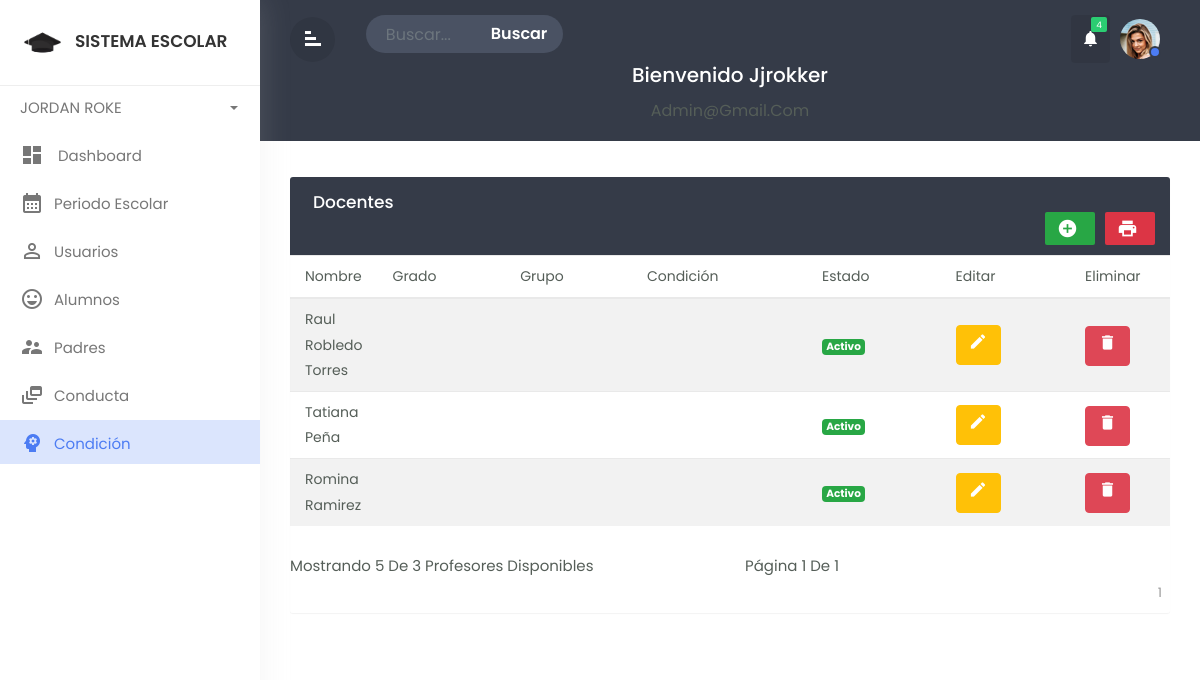
The app's page /Views/teachers/mostrar (signed in) with its own data.
### tables this page shows
CREATE TABLE `teachers` (
  `idtea` int(11) NOT NULL,
  `dnite` char(8) NOT NULL,
  `nomte` varchar(35) NOT NULL,
  `sexte` varchar(15) NOT NULL,
  `correo` varchar(30) NOT NULL,
  `telet` char(9) NOT NULL,
  `foto` varchar(100) NOT NULL,
  `usuario` varchar(25) NOT NULL,
  `clave` varchar(255) NOT NULL,
  `rol` char(1) NOT NULL,
  `state` char(1) NOT NULL,
  `fere` timestamp NOT NULL DEFAULT current_timestamp() ON UPDATE current_timestamp()
);

### Views/teachers/mostrar.php (the view, shortened to what this page needs)
<!doctype html>
<html lang="en">
  <head>
        <link rel="stylesheet" href="../../Assets/css/bootstrap-1.min.css">
        <link rel="stylesheet" href="../../Assets/css/custom.css">
       <link href="https://cdn.datatables.net/1.12.1/css/jquery.dataTables.min.css" rel="stylesheet">
        <link href="../../Assets/css/font-awesome.min.css" rel="stylesheet" />
        <link rel="stylesheet" type="text/css" href="https://cdnjs.cloudflare.com/ajax/libs/twitter-bootstrap/4.5.0/js/bootstrap.min.js.map">
  </head>
  <body>
<div class="wrapper">
        <nav id="sidebar">
            <div class="sidebar-header">
                <h3><img src="../../Assets/img/logo.png" class="img-fluid"/><span>Sistema escolar</span></h3>
            </div>
            <ul class="list-unstyled components">
<li class="dropdown">
                    <a href="#pageSubmenu3" data-toggle="collapse" aria-expanded="false"
          class="dropdown-toggle">
          <span><?php echo ucfirst($_SESSION['nombre']); ?></span></a>
                </li>
			<li  class="">
                    <a href="../admin/pages-admin.php" class="dashboard"><i class="material-icons">dashboard</i>
					<span>Dashboard</span></a>
      </li>
               <li class="">
                    <a href="../period/mostrar"><i class="material-icons">calendar_month</i><span>Periodo escolar</span></a>
                </li>
				 <li  class="">
                    <a href="../users/mostrar"><i class="material-icons">person_outline</i><span>Usuarios
					</span></a>
                </li>
                <li  class="">
                    <a href="../students/mostrar"><i class="material-icons">sentiment_very_satisfied</i><span>Alumnos
                    </span></a>
                </li>
                <li  class="">
                    <a href="../fathers/mostrar"><i class="material-icons">supervisor_account</i><span>Padres
                    </span></a>
                </li>
                <li  class="">
                    <a href="../subgrade/mostrar"><i class="material-icons">dynamic_feed</i><span>Conducta
                    </span></a>
                </li>
                <li  class="active">
                    <a href="../teachers/mostrar"><i class="material-icons">psychology</i><span>Condición
                    </span></a>
                </li>
            </ul>
        </nav>
		<div id="content">
		   <div class="top-navbar">
		      <div class="xp-topbar">
                <div class="row">
                    <div class="col-2 col-md-1 col-lg-1 order-2 order-md-1 align-self-center">
                        <div class="xp-menubar">
                               <span class="material-icons text-white">signal_cellular_alt
							   </span>
                         </div>
                    </div>
                    <div class="col-md-5 col-lg-3 order-3 order-md-2">
                        <div class="xp-searchbar">
                            <form>
                                <div class="input-group">
                                  <input type="search" class="form-control"
								  placeholder="Buscar...">
                                  <div class="input-group-append">
                                    <button class="btn" type="submit"
									id="button-addon2">Buscar</button>
                                  </div>
                                </div>
                            </form>
                        </div>
                    </div>
                    <div class="col-10 col-md-6 col-lg-8 order-1 order-md-3">
                        <div class="xp-profilebar text-right">
							 <nav class="navbar p-0">
                        <ul class="nav navbar-nav flex-row ml-auto">
                            <li class="dropdown nav-item active">
                                <a href="#" class="nav-link" data-toggle="dropdown">
                                   <span class="material-icons">notifications</span>
								   <span class="notification">4</span>
                               </a>
                            </li>
                            <li class="nav-item dropdown">
                                <a class="nav-link" href="#" data-toggle="dropdown">
								<img src="../../Assets/img/user.jpg" style="width:40px; border-radius:50%;"/>
								<span class="xp-user-live"></span>
								</a>
                            </li>
                        </ul>
            </nav>
                        </div>
                    </div>
                </div>
            </div>
		     <div class="xp-breadcrumbbar text-center">
                <h4 class="page-title">Bienvenido&nbsp;<?php echo ucfirst($_SESSION['usuario']); ?></h4>
                  <ol class="breadcrumb">
                    <li class="breadcrumb-item"><?php echo ucfirst($_SESSION['correo']); ?></li>
                  </ol>
            </div>
		   </div>
            <div class="main-content">
              <div class="row">
                <div class="col-md-12">
                <div class="table-wrapper">
    <div class="table-title">
      <div class="row">
        <div class="col-sm-6 p-0 d-flex justify-content-lg-start justify-content-center">
          <h2 class="ml-lg-2">Docentes</h2>
        </div>
        <div class="col-sm-12 p-0 d-flex justify-content-lg-end justify-content-center">
          <a href="#addEmployeeModal" class="btn btn-success" data-toggle="modal">
          <i class="material-icons">&#xE147;</i> </a>
          <a href="plantilla.php" class="btn btn-danger">
          <i class="material-icons">print</i> </a>
        </div>
      </div>
    </div>
    <?php
 require '../../Config/config.php';
  $productosPorPagina = 5;
        $pagina = 1;
        $limit = $productosPorPagina;
        $offset = ($pagina - 1) * $productosPorPagina;
        $sentencia = $connect->query("SELECT count(*) AS conteo FROM teachers;");
    $conteo = $sentencia->fetchObject()->conteo;
    $paginas = ceil($conteo / $productosPorPagina);
    $sentencia = $connect->prepare("SELECT * FROM teachers LIMIT ? OFFSET ?");
    $sentencia->execute([$limit, $offset]);
    $productos = $sentencia->fetchAll(PDO::FETCH_OBJ);
       ?>
    <table class="table table-striped table-hover" >
      <thead>
        <tr>
          <th>Nombre</th>
          <th>Grado</th>
          <th>Grupo</th>
          <th>Condición</th>
          <th>Estado</th>
          <th>Editar</th>
          <th>Eliminar</th>
        </tr>
      </thead>
    <tbody>
          <?php foreach($productos as $producto){ ?>
            <tr>
               <td><?php echo $producto->nomte ?></td>
               <td><?php echo $producto->grado ?></td>
               <td><?php echo $producto->grupo ?></td>
               <td><?php echo $producto->condicion ?></td>
               <td>
                        <?php if($producto->state==1)  { ?>
        <span class="badge badge-success">Activo</span>
    <?php  }   else {?>
        <span class="badge badge-danger">No activo</span>
        <?php  } ?>
                    </td>
               <td>
<form method='POST' action='<?php $_SERVER['PHP_SELF'] ?>'>
<button name='editar' class='btn btn-warning text-white'><i class='material-icons' data-toggle='tooltip' title='Edit'>&#xE254;</i></button>
</form>
               </td>
               <td>
<form  onsubmit="return confirm('Realmente desea eliminar el registro?');" method='POST' action='<?php $_SERVER['PHP_SELF'] ?>'>
<button name='eliminar' class='btn btn-danger text-white' ><i class='material-icons'  title='Delete'>&#xE872;</i></button>
</form>
               </td>
            </tr>
            <?php } ?>
      </tbody>
       </table>
       <nav aria-label="Page navigation example">
            <div class="row">
                <div class="col-xs-12 col-sm-6">
                    <p>Mostrando <?php echo $productosPorPagina ?> de <?php echo $conteo ?> profesores disponibles</p>
                </div>
                <div class="col-xs-12 col-sm-6">
                    <p>Página <?php echo $pagina ?> de <?php echo $paginas ?> </p>
                </div>
            </div>
            <ul class="pagination">
                <?php for ($x = 1; $x <= $paginas; $x++) { ?>
                    <li class="<?php if ($x == $pagina) echo "active" ?>">
                        <a href="./mostrar?pagina=<?php echo $x ?>">
                            <?php echo $x ?></a>
                    </li>
                <?php } ?>
            </ul>
        </nav>
  </div>
</div>
</div>
        </div>
</div>
</div>
  </body>
  </html>

### records on screen
teachers: nomte "Raul Robledo Torres", state "Activo"
teachers: nomte "Tatiana Peña", state "Activo"
teachers: nomte "Romina Ramirez", state "Activo"

### other values on screen
$_SESSION['nombre'] "JORDAN ROKE"
$_SESSION['usuario'] "Jjrokker"
$_SESSION['correo'] "Admin@gmail.com"
$productosPorPagina "5"
$conteo "3"
$pagina "1"
$paginas "1"
